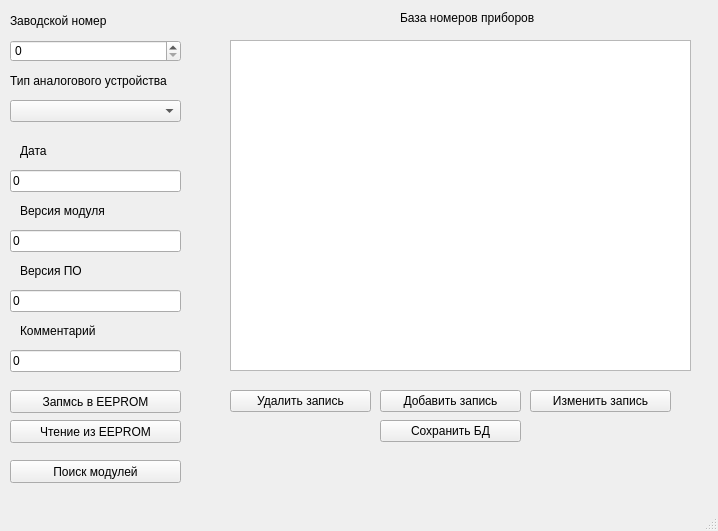
<?xml version="1.0" encoding="UTF-8"?>
<ui version="4.0">
 <class>fmProgramming_1_1</class>
 <widget class="QMainWindow" name="fmProgramming_1_1">
  <property name="geometry">
   <rect>
    <x>0</x>
    <y>0</y>
    <width>718</width>
    <height>531</height>
   </rect>
  </property>
  <property name="windowTitle">
   <string>Изменение конфигурации</string>
  </property>
  <widget class="QWidget" name="centralwidget">
   <widget class="QComboBox" name="cbTypeAnalog_">
    <property name="geometry">
     <rect>
      <x>10</x>
      <y>100</y>
      <width>171</width>
      <height>22</height>
     </rect>
    </property>
    <property name="editable">
     <bool>false</bool>
    </property>
    <property name="currentIndex">
     <number>-1</number>
    </property>
   </widget>
   <widget class="QLabel" name="label_43">
    <property name="geometry">
     <rect>
      <x>20</x>
      <y>260</y>
      <width>71</width>
      <height>21</height>
     </rect>
    </property>
    <property name="sizePolicy">
     <sizepolicy hsizetype="Preferred" vsizetype="Preferred">
      <horstretch>0</horstretch>
      <verstretch>0</verstretch>
     </sizepolicy>
    </property>
    <property name="font">
     <font>
      <pointsize>9</pointsize>
     </font>
    </property>
    <property name="lineWidth">
     <number>-5</number>
    </property>
    <property name="text">
     <string>Версия ПО</string>
    </property>
   </widget>
   <widget class="QPushButton" name="tbSaveEeprom_">
    <property name="geometry">
     <rect>
      <x>10</x>
      <y>390</y>
      <width>171</width>
      <height>23</height>
     </rect>
    </property>
    <property name="text">
     <string>Запмсь в EEPROM</string>
    </property>
   </widget>
   <widget class="QToolButton" name="tbAddDBNum_">
    <property name="geometry">
     <rect>
      <x>380</x>
      <y>390</y>
      <width>141</width>
      <height>22</height>
     </rect>
    </property>
    <property name="text">
     <string>Добавить запись</string>
    </property>
   </widget>
   <widget class="QTableWidget" name="twDBNum_">
    <property name="geometry">
     <rect>
      <x>230</x>
      <y>40</y>
      <width>461</width>
      <height>331</height>
     </rect>
    </property>
   </widget>
   <widget class="QToolButton" name="tbSaveDBNum_">
    <property name="geometry">
     <rect>
      <x>530</x>
      <y>390</y>
      <width>141</width>
      <height>22</height>
     </rect>
    </property>
    <property name="text">
     <string>Изменить запись</string>
    </property>
   </widget>
   <widget class="QLabel" name="label_42">
    <property name="geometry">
     <rect>
      <x>20</x>
      <y>140</y>
      <width>51</width>
      <height>21</height>
     </rect>
    </property>
    <property name="sizePolicy">
     <sizepolicy hsizetype="Preferred" vsizetype="Preferred">
      <horstretch>0</horstretch>
      <verstretch>0</verstretch>
     </sizepolicy>
    </property>
    <property name="font">
     <font>
      <pointsize>9</pointsize>
     </font>
    </property>
    <property name="lineWidth">
     <number>-5</number>
    </property>
    <property name="text">
     <string>Дата</string>
    </property>
   </widget>
   <widget class="QLabel" name="label_9">
    <property name="geometry">
     <rect>
      <x>400</x>
      <y>10</y>
      <width>141</width>
      <height>16</height>
     </rect>
    </property>
    <property name="font">
     <font>
      <pointsize>9</pointsize>
     </font>
    </property>
    <property name="text">
     <string>База номеров приборов</string>
    </property>
   </widget>
   <widget class="QToolButton" name="tbDelDBNum_">
    <property name="geometry">
     <rect>
      <x>230</x>
      <y>390</y>
      <width>141</width>
      <height>22</height>
     </rect>
    </property>
    <property name="text">
     <string>Удалить запись</string>
    </property>
   </widget>
   <widget class="QLineEdit" name="leDate_">
    <property name="geometry">
     <rect>
      <x>10</x>
      <y>170</y>
      <width>171</width>
      <height>22</height>
     </rect>
    </property>
    <property name="font">
     <font>
      <pointsize>9</pointsize>
     </font>
    </property>
    <property name="text">
     <string>0</string>
    </property>
   </widget>
   <widget class="QLabel" name="label_41">
    <property name="geometry">
     <rect>
      <x>10</x>
      <y>70</y>
      <width>171</width>
      <height>21</height>
     </rect>
    </property>
    <property name="sizePolicy">
     <sizepolicy hsizetype="Preferred" vsizetype="Preferred">
      <horstretch>0</horstretch>
      <verstretch>0</verstretch>
     </sizepolicy>
    </property>
    <property name="font">
     <font>
      <pointsize>9</pointsize>
     </font>
    </property>
    <property name="lineWidth">
     <number>-5</number>
    </property>
    <property name="text">
     <string>Тип аналогового устройства</string>
    </property>
   </widget>
   <widget class="QLabel" name="label_31">
    <property name="geometry">
     <rect>
      <x>10</x>
      <y>10</y>
      <width>121</width>
      <height>21</height>
     </rect>
    </property>
    <property name="sizePolicy">
     <sizepolicy hsizetype="Preferred" vsizetype="Preferred">
      <horstretch>0</horstretch>
      <verstretch>0</verstretch>
     </sizepolicy>
    </property>
    <property name="font">
     <font>
      <pointsize>9</pointsize>
     </font>
    </property>
    <property name="lineWidth">
     <number>-5</number>
    </property>
    <property name="text">
     <string>Заводской номер</string>
    </property>
   </widget>
   <widget class="QLineEdit" name="leVersion_">
    <property name="geometry">
     <rect>
      <x>10</x>
      <y>290</y>
      <width>171</width>
      <height>22</height>
     </rect>
    </property>
    <property name="font">
     <font>
      <pointsize>9</pointsize>
     </font>
    </property>
    <property name="text">
     <string>0</string>
    </property>
   </widget>
   <widget class="QSpinBox" name="cbSNum_">
    <property name="geometry">
     <rect>
      <x>10</x>
      <y>40</y>
      <width>171</width>
      <height>22</height>
     </rect>
    </property>
    <property name="maximum">
     <number>1000000</number>
    </property>
   </widget>
   <widget class="QToolButton" name="tbSaveDB_">
    <property name="geometry">
     <rect>
      <x>380</x>
      <y>420</y>
      <width>141</width>
      <height>22</height>
     </rect>
    </property>
    <property name="text">
     <string>Сохранить БД</string>
    </property>
   </widget>
   <widget class="QLabel" name="label_44">
    <property name="geometry">
     <rect>
      <x>20</x>
      <y>200</y>
      <width>111</width>
      <height>21</height>
     </rect>
    </property>
    <property name="sizePolicy">
     <sizepolicy hsizetype="Preferred" vsizetype="Preferred">
      <horstretch>0</horstretch>
      <verstretch>0</verstretch>
     </sizepolicy>
    </property>
    <property name="font">
     <font>
      <pointsize>9</pointsize>
     </font>
    </property>
    <property name="lineWidth">
     <number>-5</number>
    </property>
    <property name="text">
     <string>Версия модуля</string>
    </property>
   </widget>
   <widget class="QLineEdit" name="leVersionHW_">
    <property name="geometry">
     <rect>
      <x>10</x>
      <y>230</y>
      <width>171</width>
      <height>22</height>
     </rect>
    </property>
    <property name="font">
     <font>
      <pointsize>9</pointsize>
     </font>
    </property>
    <property name="text">
     <string>0</string>
    </property>
   </widget>
   <widget class="QLineEdit" name="leComment_">
    <property name="geometry">
     <rect>
      <x>10</x>
      <y>350</y>
      <width>171</width>
      <height>22</height>
     </rect>
    </property>
    <property name="font">
     <font>
      <pointsize>9</pointsize>
     </font>
    </property>
    <property name="text">
     <string>0</string>
    </property>
   </widget>
   <widget class="QLabel" name="label_45">
    <property name="geometry">
     <rect>
      <x>20</x>
      <y>320</y>
      <width>141</width>
      <height>21</height>
     </rect>
    </property>
    <property name="sizePolicy">
     <sizepolicy hsizetype="Preferred" vsizetype="Preferred">
      <horstretch>0</horstretch>
      <verstretch>0</verstretch>
     </sizepolicy>
    </property>
    <property name="font">
     <font>
      <pointsize>9</pointsize>
     </font>
    </property>
    <property name="lineWidth">
     <number>-5</number>
    </property>
    <property name="text">
     <string>Комментарий</string>
    </property>
   </widget>
   <widget class="QPushButton" name="tbReadEeprom_">
    <property name="geometry">
     <rect>
      <x>10</x>
      <y>420</y>
      <width>171</width>
      <height>23</height>
     </rect>
    </property>
    <property name="text">
     <string>Чтение из EEPROM</string>
    </property>
   </widget>
   <widget class="QPushButton" name="tbSearchModuls">
    <property name="geometry">
     <rect>
      <x>10</x>
      <y>460</y>
      <width>171</width>
      <height>23</height>
     </rect>
    </property>
    <property name="text">
     <string>Поиск модулей</string>
    </property>
   </widget>
  </widget>
  <widget class="QMenuBar" name="menubar">
   <property name="geometry">
    <rect>
     <x>0</x>
     <y>0</y>
     <width>718</width>
     <height>21</height>
    </rect>
   </property>
  </widget>
  <widget class="QStatusBar" name="statusbar"/>
 </widget>
 <resources/>
 <connections/>
</ui>
